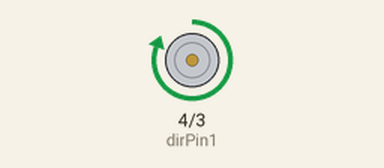
This sketch was run on a simulated Arduino Uno, built with avr-gcc and run on an emulated ATmega328P. Parts: motor-driver pin pairs drawn as motors (green arrow = first pin HIGH = forward, orange = second pin HIGH = backward, longer = more drive, scaled by the enable pin).

Above: at 0.5 s.
Timing chart, 0 to 4.6 s (numbered marks = the images above):
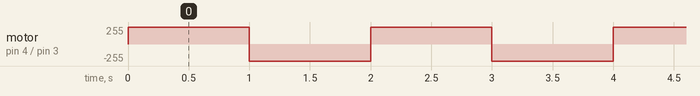

The sketch:

DCMotor.ino
```cpp
// motor pins
const int speedPin = 5;
const int dirPin1 = 4;
const int dirPin2 = 3;
int mSpeed = 255; // 0 ~ 255


int dt = 1000;

void setup() {
  // motor setup
  pinMode(speedPin, OUTPUT);
  pinMode(dirPin1, OUTPUT);
  pinMode(dirPin2, OUTPUT);

  Serial.begin(9600);
}

void loop() {
  // counter clockwise
  digitalWrite(dirPin1, HIGH);
  digitalWrite(dirPin2, LOW);

  // set speed
  analogWrite(speedPin, mSpeed);
  delay(dt);

  // clockwise
  digitalWrite(dirPin1, LOW);
  digitalWrite(dirPin2, HIGH);

  // set speed
  analogWrite(speedPin, mSpeed);
  delay(dt);

}
```

Measured:
- by itself, motor on pin 4 (dirPin1) / pin 3 (dirPin2): alternates forward 255/255 for 1.0 s and backward 255/255 for 1.0 s
